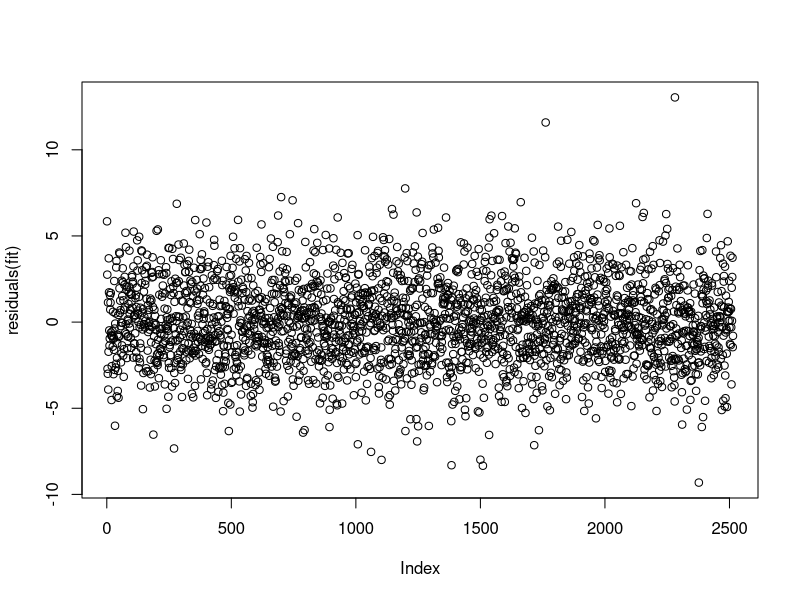
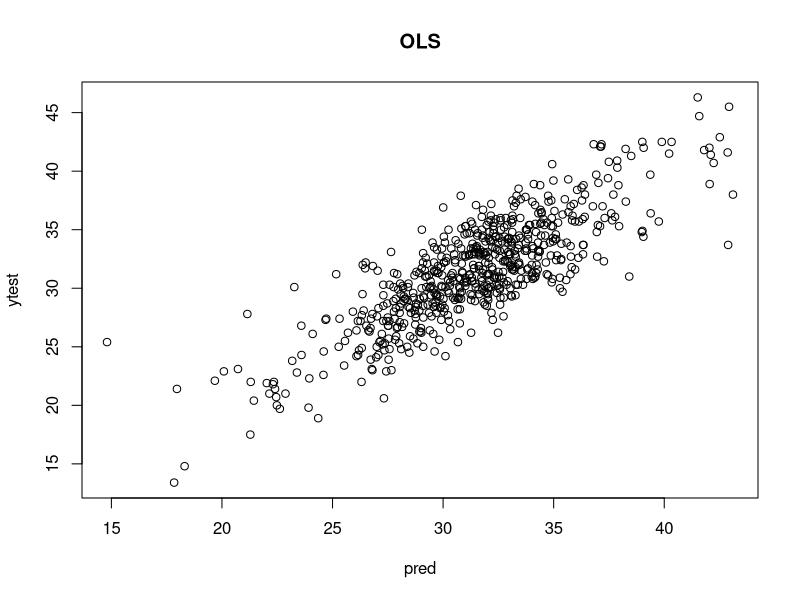
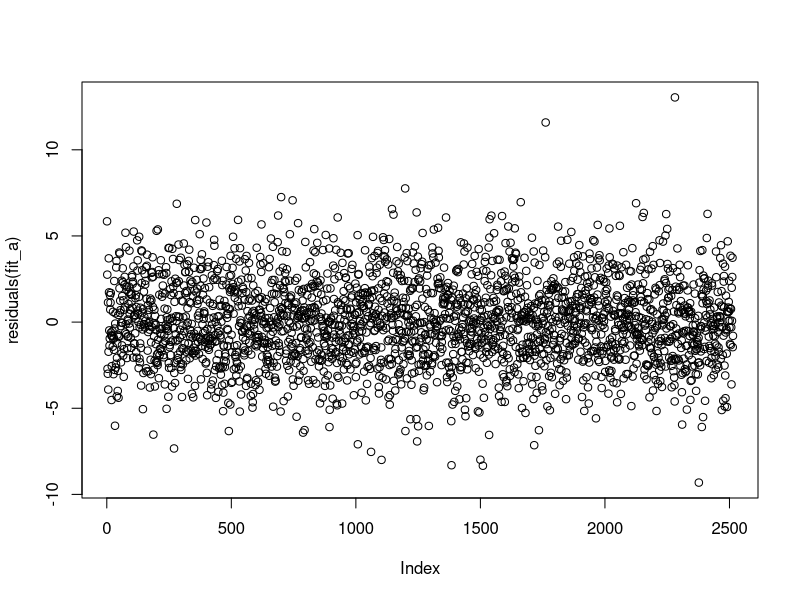
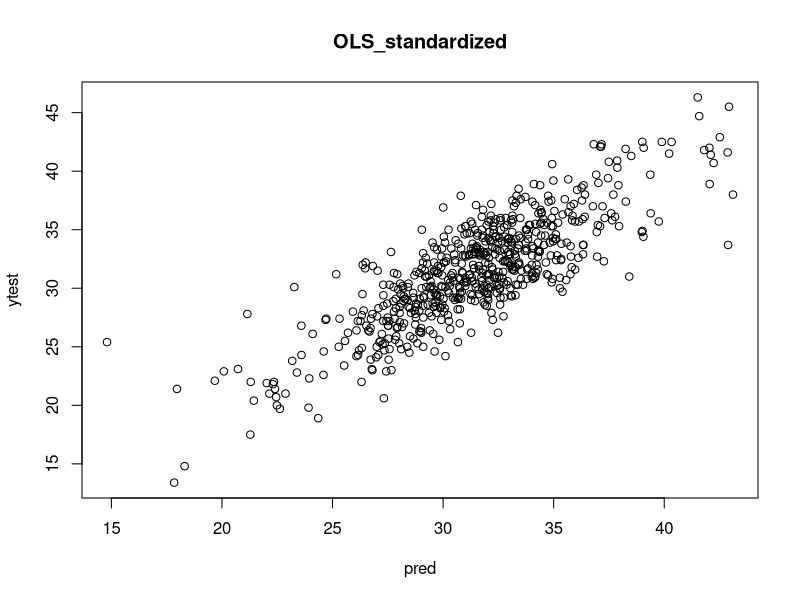

These charts were generated, in order, by the following R code: (Note: a time limit stopped this script after it produced the figures.)

# Models ------------------------------------------------------------------
library(glmnet)

setwd("/Users/evanz/Dropbox/Spring 2018/Cis520/final proj/Pruned CV, Test, Train Sets")
CV1 <- read.csv("ObesityCVFold_1.csv")
CV2 <- read.csv("ObesityCVFold_2.csv")
CV3 <- read.csv("ObesityCVFold_3.csv")
CV4 <- read.csv("ObesityCVFold_4.csv")
CV5 <- read.csv("ObesityCVFold_5.csv")

Train <- read.csv("ObesityFullTrainSet.csv")
Test <- read.csv("ObesityTestSet.csv")

# OLS Linear Regression
ytest <- Test$PCT_OBESE_ADULTS13
ytrain <- Train$PCT_OBESE_ADULTS13

fit <- lm(`PCT_OBESE_ADULTS13` ~ . -1  ,data= Train)
system.time({lm(`PCT_OBESE_ADULTS13` ~ . -1  ,data= Train)})
summary(fit) # 99.54% adjusted R squared
coef(fit)
plot(residuals(fit))
MSE_Train <- mean((predict(fit,Train)- ytrain)^2) #5.74319
RMSE_Train <- sqrt(MSE_Train) # 2.396495

pred <- predict(fit, Test)
plot(pred, ytest)
title("OLS")

RMSE_Test <- sqrt(mean((pred- ytest)^2)) #2.58% Test Error

#write.csv(as.data.frame(coef(fit)), file = 'OLS.csv')

# Standardized OLS
Train_a <- scale(Train, center = TRUE, scale = TRUE)
Test_a <-  scale(Test, center = TRUE, scale = TRUE)

fit_a <- lm(`PCT_OBESE_ADULTS13` ~ . -1  ,data= Train)
summary(fit_a) # 99.54% adjusted R squared
coef(fit_a)
plot(residuals(fit_a))
MSE_Train <- mean((predict(fit_a,Train)- ytrain)^2) #5.74319

pred <- predict(fit_a, Test)
plot(pred, ytest)
title("OLS_standardized")

RMSE_a <- sqrt(mean((pred- ytest)^2)) #2.58% Test Error
RMSE_a #2.583%

#write.csv(as.data.frame(coef(fit_a)), file = 'OLS_stand.csv')


# AIC Minimizing OLS ------------------------------------------------------
library(MASS)
ytest <- Test$PCT_OBESE_ADULTS13
ytrain <- Train$PCT_OBESE_ADULTS13

# From the Top
fitA <- lm(`PCT_OBESE_ADULTS13` ~ 0, data = as.data.frame(Train))
AIC_glm<- MASS::stepAIC(fit, direction = 'both', scope = list(upper = fit, lower = fitA)) 
system.time ({MASS::stepAIC(fit, direction = 'both', scope = list(upper = fit, lower = fitA))}) # Timing

summary(AIC_glm)
MSE_Train <- mean((predict(AIC_glm,as.data.frame(Train))- ytrain)^2)  #5.802%
RMSE_Train <- sqrt(MSE_Train)

pred <- predict(AIC_glm, as.data.frame(Test))
plot(pred, ytest)

MSE_Test <- mean((pred- ytest)^2) #6.56
RMSE_Test <- sqrt(MSE_Test) #2.56
#write.csv(as.data.frame(as.matrix(AIC_glm$coefficients)), file = 'OLS_AIC.csv')

keep <- names(AIC_glm$model)[-1]
index <- match(keep, colnames(Train)) # Indices of included variables
AIC_coefs <- AIC_glm$coefficients

all_coef <- vector(mode = 'numeric', length = ncol(Train))
j <- 1
for (i in 1:length(all_coef)){
  if (i %in% index){
    all_coef[i] <- AIC_coefs[j]; 
    j <- j + 1;
  }
  else
    all_coef[i] <- 0;
}

write.csv(as.data.frame(as.matrix(all_coef)), file = 'OLS_AIC.csv')


# From the bottom

AIC_glm2 <- MASS::stepAIC(fitA, direction = 'both', scope = list(upper = fit, lower = fitA)) 
system.time ({MASS::stepAIC(fitA, direction = 'both', scope = list(upper = fit, lower = fitA))}) # Timing

summary(AIC_glm2)
MSE_Train <- mean((predict(AIC_glm2,as.data.frame(Train))- ytrain)^2)  #5.802%
RMSE_Train <- sqrt(MSE_Train)
RMSE_Train #2.653865

pred <- predict(AIC_glm2, as.data.frame(Test))
plot(pred, ytest)

MSE_Test <- mean((pred- ytest)^2) #8.267064
RMSE_Test <- sqrt(MSE_Test) 
RMSE_Test #2.87525

# Ridge Regression - L2 ---------------------------------------------------

require(dplyr)
require(magrittr)
require(glmnet)

# Cross validation
lambda <- c(10^-5, 10^-4, 10^-3, 10^-2, 10^-1, 1, 10, 10^2)
ridge_er <- matrix(, nrow= 5, ncol =8)

A <- rbind(CV2, CV3, CV4, CV5) 
B <- rbind(CV1, CV3, CV4, CV5)
C <- rbind(CV1, CV2, CV4, CV5)
D <- rbind(CV1, CV2, CV3, CV5)
E <- rbind(CV1, CV2, CV3, CV4)
cv.train.list <- list(A,B,C,D,E)

cv.test.list <- list(CV1, CV2, CV3, CV4, CV5)

for (i in 1:5){
  train <- cv.train.list[[i]]
  test <- cv.test.list[[i]]
  ytrain <- train$PCT_OBESE_ADULTS13
  ytrain <- scale(ytrain, center = TRUE, scale = TRUE)
  ytest <- test$PCT_OBESE_ADULTS13
  ytest <- scale(ytest, center = TRUE, scale = TRUE)
  
  
  train %<>% select(-c(`PCT_OBESE_ADULTS13`))
  train <- scale(train, center = TRUE, scale = TRUE)
  test %<>% select(-c(`PCT_OBESE_ADULTS13`))
  test <- scale(test, center = TRUE, scale = TRUE)
  
  
  for (j in 1:8){
    ridge <- glmnet(as.matrix(train), as.matrix(ytrain), alpha = 0, lambda = lambda[j])
    ridge.pred <- predict(ridge, s = lambda[j], newx = as.matrix(test))
    
    RMSE <- sqrt(mean((ridge.pred - ytest)^2))
    ridge_er[i,j] <- RMSE 
  }
}

cv_er_ridge = colSums(ridge_er)
bestlam <- which.min(cv_er_ridge) # Lambda = 10^-5

# On the full Dataset
ytest <- Test$PCT_OBESE_ADULTS13
mu <- mean(ytest)
sd <- sqrt(var(ytest))
ytest <- scale(ytest, center = TRUE, scale = TRUE)

ytrain <- Train$PCT_OBESE_ADULTS13
mu_train <- mean(ytrain)
sd_train <- sqrt(var(ytrain))
ytrain <- scale(ytrain, center = TRUE, scale = TRUE)


Train.mod <- Train %>% select(-c(`PCT_OBESE_ADULTS13`))
Train.mod <- scale(Train.mod, center = TRUE, scale = TRUE)
Test.mod <- Test %>% select(-c(`PCT_OBESE_ADULTS13`))
Test.mod <- scale(Test.mod, center= TRUE, scale = TRUE)

ridge <- glmnet(as.matrix(Train.mod), as.matrix(ytrain), alpha = 0, lambda = lambda[bestlam])
system.time({glmnet(as.matrix(Train.mod), as.matrix(ytrain), alpha = 0, lambda = lambda[bestlam])})
ridge.pred <- predict(ridge, s = lambda[bestlam], newx = as.matrix(Test.mod))
ridge.predtrain <- predict(ridge, s = lambda[bestlam], newx = as.matrix(Train.mod))

plot(ridge.pred, ytest)
title("Ridge Regression")

ridge.pred_un <- ridge.pred * sd + mu
ytest_un <- ytest * sd + mu
RMSE_test <- sqrt(mean((ridge.pred_un - ytest_un)^2))
RMSE_test # 2.698 (unstandardized), 2.741105 (standardized)

ridge.pred_unt <- ridge.predtrain * sd_train + mu_train
ytrain_un <- ytrain * sd_train + mu_train
RMSE_train <- sqrt(mean((ridge.pred_unt - ytrain_un)^2))
RMSE_train # 2.479725

coef <- ridge$beta 
#write.csv(as.data.frame(as.matrix(coef)), file = 'Ridge_coef.csv')

# Graphic for varying lambdas vs. Linear

# LASSO Regression - L1 ---------------------------------------------------

# Cross validation
lasso_er <- matrix(, nrow= 5, ncol =8)

for (i in 1:5){
  train <- cv.train.list[[i]]
  test <- cv.test.list[[i]]
  ytrain <- train$PCT_OBESE_ADULTS13
  ytest <- test$PCT_OBESE_ADULTS13
  
  train %<>% select(-c(`PCT_OBESE_ADULTS13`))
  train <- scale(train, center = TRUE, scale = TRUE)
  test %<>% select(-c(`PCT_OBESE_ADULTS13`))
  test <- scale(test, center = TRUE, scale = TRUE)
  
  for (j in 1:8){
    lasso <- glmnet(as.matrix(train), as.matrix(ytrain), alpha = 1, lambda = lambda[j])
    lasso.pred <- predict(lasso, s = lambda[j], newx = as.matrix(test))
    
    RMSE <- sqrt(mean((lasso.pred - ytest)^2))
    lasso_er[i,j] <- RMSE 
  }
}

cv_er_lasso = colSums(lasso_er)/5
bestlam <- which.min(cv_er_lasso) # Lambda = 10^-4

# On the full Dataset
ytest <- Test$PCT_OBESE_ADULTS13
mu <- mean(ytest)
sd <- sqrt(var(ytest))
ytest <- scale(ytest, center = TRUE, scale = TRUE)

ytrain <- Train$PCT_OBESE_ADULTS13
mu_train <- mean(ytrain)
sd_train <- sqrt(var(ytrain))
ytrain <- scale(ytrain, center = TRUE, scale = TRUE)


Train.mod <- Train %>% select(-c(`PCT_OBESE_ADULTS13`))
Train.mod <- scale(Train.mod, center = TRUE, scale = TRUE)
Test.mod <- Test %>% select(-c(`PCT_OBESE_ADULTS13`))
Test.mod <- scale(Test.mod,  center = TRUE, scale = TRUE)

lasso <- glmnet(as.matrix(Train.mod), as.matrix(ytrain), alpha = 1, lambda = lambda[bestlam])
system.time({glmnet(as.matrix(Train.mod), as.matrix(ytrain), alpha = 1, lambda = lambda[bestlam])})
lasso.pred <- predict(lasso, s = lambda[bestlam], newx = as.matrix(Test.mod))
lasso.predtrain <-predict(lasso, s = lambda[bestlam], newx = as.matrix(Train.mod))

plot(lasso.pred, ytest)
title("Lasso Regression")

lasso.pred_un <- lasso.pred * sd + mu
ytest_un <- ytest * sd + mu
RMSE_test <- sqrt(mean((lasso.pred_un - ytest_un)^2))
RMSE_test # 2.739308(standardized)

lasso.pred_unt <- lasso.predtrain * sd_train + mu_train
ytrain_un <- ytrain * sd_train + mu_train
RMSE_train <- sqrt(mean((lasso.pred_unt - ytrain_un)^2))
RMSE_train # 2.477401

coef2 <- lasso$beta 
#write.csv(as.data.frame(as.matrix(coef2)), file = 'Lasso_coef.csv')


# Elastic Net -------------------------------------------------------------
